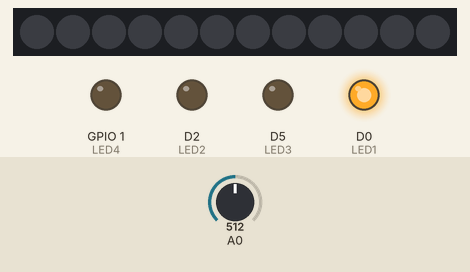
Simulated run of this sketch. Board: ESP8266 (NodeMCU). On the bench: 12 RGB LEDs in strip order, left to right, output pins drawn as LEDs (lit = HIGH). The test bench sets the inputs (shaded band); at power-on: A0 = 512. Dim RGB values are drawn brighter than linear; the audio player accepts every command and is not drawn.

Above: at 1.7 s.
1.8 s: A0 set to 703
3.3 s: A0 set to 739
At 4.1 s:
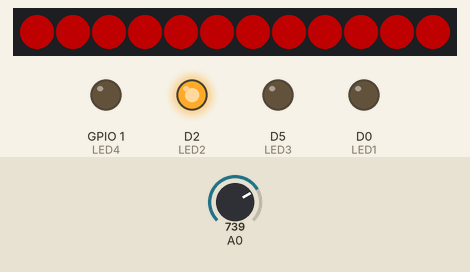
4.8 s: A0 set to 761
At 5.2 s:
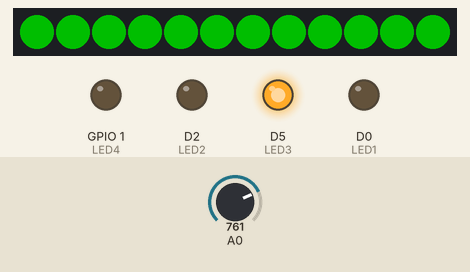
6.3 s: A0 set to 805
7.8 s: A0 set to 838
At 8.7 s:
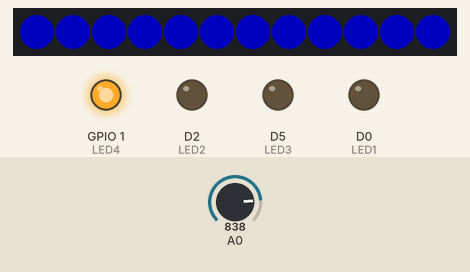
9.3 s: A0 set to 900
At 9.9 s:
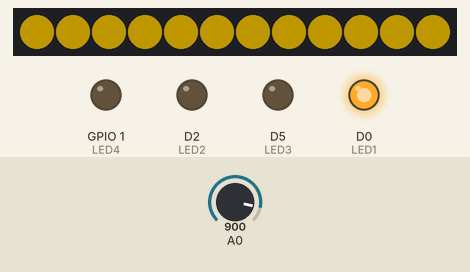
Timing chart, 0 to 11.8 s (numbered marks = the images above; inputs shaded):
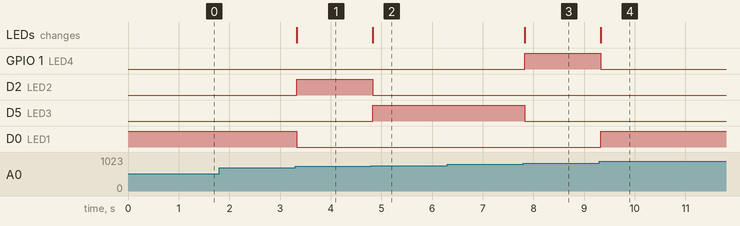

The sketch:

Full_Function_Test.ino
```cpp
/**************************************************************
 * Integrated: A0 Ladder (4 buttons) + DFPlayer + 4 LEDs + NeoPixel
 * - Each button press plays track (1..4), advances 1-of-4 LED,
 *   and colors the NeoPixel ring (B1=Red, B2=Green, B3=Blue, B4=Yellow)
 *
 * Default: NO Serial I/O (set USE_SERIAL=1 to enable debug).
 **************************************************************/

#include <Arduino.h>
#include <Adafruit_NeoPixel.h>
#include <SoftwareSerial.h>
#include "DFRobotDFPlayerMini.h"

// ---------- CONFIG ----------
#define USE_SERIAL    0            // set to 1 if you want Serial debug
#define SERIAL_BAUD   115200

// Buttons on A0 (resistor ladder)
#define BTN_DEBOUNCE_MS  60        // debouncing interval

// LEDs (4 total)
#define LED1   D0      // GPIO16
#define LED2   D2      // GPIO4
#define LED3   D5      // GPIO14
#define LED4   1       // GPIO1 (TX0) used as GPIO output

// NeoPixel ring
#define NEOPIX_PIN   D1            // GPIO5
#define NEOPIX_COUNT 12            // set to your actual ring length
#define NEOPIX_BRIGHTNESS 80       // 0..255

// DFPlayer (SoftwareSerial)
#define PIN_DF_RX  D6              // ESP RX (connect DF TX)
#define PIN_DF_TX  D7              // ESP TX (to DF RX via divider)
SoftwareSerial dfSerial(PIN_DF_RX, PIN_DF_TX);
DFRobotDFPlayerMini dfp;

// ---------- STATE ----------
Adafruit_NeoPixel strip(NEOPIX_COUNT, NEOPIX_PIN, NEO_GRB + NEO_KHZ800);

// Your measured A0 values were ~738, 758, 841, 915
// We'll give each a comfortable range:
inline int identifyButton(int v) {
  if (v > 890 && v <= 1023) return 4; // ~915
  if (v > 820 && v <= 890)  return 3; // ~841
  if (v > 750 && v <= 820)  return 2; // ~758
  if (v > 720 && v <= 750)  return 1; // ~738
  return 0;                           // none
}

static uint8_t currentLedIndex = 0;  // which LED is ON (0..3)
static uint8_t lastButton = 0;
static uint32_t lastChangeMs = 0;

// ---------- UTILS ----------
inline void setLedPin(uint8_t pin, bool on) {
  if (pin == D4) {
    // not used here, but reminder: D4 (built-in) is active-LOW
    digitalWrite(pin, on ? LOW : HIGH);
  } else if (pin == LED1) {
    // LED1 on GPIO16 (normal HIGH=ON as wired)
    digitalWrite(pin, on ? HIGH : LOW);
  } else {
    digitalWrite(pin, on ? HIGH : LOW);
  }
}

void showOneHotLED(uint8_t idx) {
  // Turn exactly one LED on based on idx (0..3)
  setLedPin(LED1, idx == 0);
  setLedPin(LED2, idx == 1);
  setLedPin(LED3, idx == 2);
  setLedPin(LED4, idx == 3);
}

void fillRing(uint8_t r, uint8_t g, uint8_t b) {
  for (uint16_t i = 0; i < strip.numPixels(); i++) {
    strip.setPixelColor(i, strip.Color(r, g, b));
  }
  strip.show();
}

void colorForButton(uint8_t b) {
  switch (b) {
    case 1: fillRing(255, 0, 0);   break; // Red
    case 2: fillRing(0, 255, 0);   break; // Green
    case 3: fillRing(0, 0, 255);   break; // Blue
    case 4: fillRing(255, 200, 0); break; // Yellow/Amber
    default: fillRing(0, 0, 0);    break; // Off
  }
}

inline void playTrack(uint8_t n) {
  if (n < 1) n = 1;
  if (n > 3000) n = 3000;
  dfp.play(n);
}

inline void SAFE_LOG(const __FlashStringHelper* s) {
#if USE_SERIAL
  if (Serial && Serial.availableForWrite() > 16) Serial.println(s);
#endif
}

inline void SAFE_LOG_VAL(const char* label, int v) {
#if USE_SERIAL
  if (Serial && Serial.availableForWrite() > 16) {
    Serial.print(label); Serial.println(v);
  }
#endif
}

// ---------- SETUP ----------
void setup() {
#if USE_SERIAL
  Serial.begin(SERIAL_BAUD);
  delay(300);
  Serial.println();
  Serial.println(F("Integrated: Buttons(A0)+DFPlayer+LEDs+NeoPixel"));
#endif

  // LEDs
  pinMode(LED1, OUTPUT);
  pinMode(LED2, OUTPUT);
  pinMode(LED3, OUTPUT);
  pinMode(LED4, OUTPUT);
  showOneHotLED(currentLedIndex);   // light first LED

  // NeoPixel
  strip.begin();
  strip.setBrightness(NEOPIX_BRIGHTNESS);
  strip.show(); // all off
  colorForButton(0);

  // DFPlayer
  dfSerial.begin(9600);
  if (dfp.begin(dfSerial)) {
    dfp.setTimeOut(500);
    dfp.volume(20);               // 0..30
    dfp.EQ(DFPLAYER_EQ_NORMAL);
    SAFE_LOG(F("DFPlayer ready"));
  } else {
    SAFE_LOG(F("DFPlayer init failed (check wiring/SD)"));
  }
}

// ---------- LOOP ----------
void loop() {
  // Read and debounce the analog ladder
  int v = analogRead(A0);
  int b = identifyButton(v);
#if USE_SERIAL
  static uint32_t lastPrint = 0;
  if (millis() - lastPrint > 200) {  // throttle prints
    SAFE_LOG_VAL("A0=", v);
    lastPrint = millis();
  }
#endif

  uint32_t t = millis();
  if (b != lastButton && (t - lastChangeMs) > BTN_DEBOUNCE_MS) {
    lastChangeMs = t;
    lastButton = b;

    if (b != 0) {
      // 1) Play matching track
      playTrack(b);

      // 2) Advance the one-hot LED
      currentLedIndex = (currentLedIndex + 1) & 0x03; // wrap 0..3
      showOneHotLED(currentLedIndex);

      // 3) Set ring color for this button
      colorForButton(b);

#if USE_SERIAL
      SAFE_LOG_VAL("Button=", b);
      SAFE_LOG_VAL("LED idx=", currentLedIndex);
#endif
    }
  }

  // keep WDT happy
  delay(0);
}
```

Measured:
- the behaviour switches between 720 and 721 on A0 (found by bisection; images 0 and 1)
- the behaviour switches between 750 and 751 on A0 (found by bisection; images 1 and 2)
- the behaviour switches between 820 and 821 on A0 (found by bisection; images 2 and 3)
- after the input at 1.8 s, every drawn part: stays the same
- after the input at 3.3 s, D2 (LED2): LOW → HIGH at once; D0 (LED1): HIGH → LOW at once; the LEDs: change at once (image 1)
- after the input at 4.8 s, D2 (LED2): HIGH → LOW at once; D5 (LED3): LOW → HIGH at once; the LEDs: change at once (image 2)
- after the input at 6.3 s, every drawn part: stays the same
- after the input at 7.8 s, GPIO 1 (LED4): LOW → HIGH at once; D5 (LED3): HIGH → LOW at once; the LEDs: change at once (image 3)
- after the input at 9.3 s, GPIO 1 (LED4): HIGH → LOW at once; D0 (LED1): LOW → HIGH at once; the LEDs: change at once (image 4)
